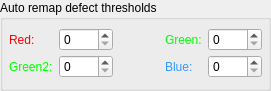
            <widget class="QGroupBox" name="grpRemapThr">
             <property name="geometry">
              <rect>
               <x>10</x>
               <y>150</y>
               <width>271</width>
               <height>91</height>
              </rect>
             </property>
             <property name="title">
              <string>Auto remap defect thresholds</string>
             </property>
             <layout class="QGridLayout" name="gridLayout_5">
              <property name="leftMargin">
               <number>6</number>
              </property>
              <property name="topMargin">
               <number>6</number>
              </property>
              <property name="rightMargin">
               <number>6</number>
              </property>
              <property name="bottomMargin">
               <number>6</number>
              </property>
              <property name="verticalSpacing">
               <number>2</number>
              </property>
              <item row="0" column="1">
               <widget class="QSpinBox" name="spbThrRed">
                <property name="toolTip">
                 <string>Threshold value in red channel 
for defective pixel auto remap</string>
                </property>
                <property name="maximum">
                 <number>2095</number>
                </property>
               </widget>
              </item>
              <item row="0" column="0">
               <widget class="QLabel" name="lblThrRed">
                <property name="palette">
                 <palette>
                  <active>
                   <colorrole role="WindowText">
                    <brush brushstyle="SolidPattern">
                     <color alpha="255">
                      <red>255</red>
                      <green>0</green>
                      <blue>0</blue>
                     </color>
                    </brush>
                   </colorrole>
                  </active>
                  <inactive>
                   <colorrole role="WindowText">
                    <brush brushstyle="SolidPattern">
                     <color alpha="255">
                      <red>255</red>
                      <green>0</green>
                      <blue>0</blue>
                     </color>
                    </brush>
                   </colorrole>
                  </inactive>
                  <disabled>
                   <colorrole role="WindowText">
                    <brush brushstyle="SolidPattern">
                     <color alpha="255">
                      <red>120</red>
                      <green>120</green>
                      <blue>120</blue>
                     </color>
                    </brush>
                   </colorrole>
                  </disabled>
                 </palette>
                </property>
                <property name="text">
                 <string>Red:</string>
                </property>
               </widget>
              </item>
              <item row="0" column="3">
               <widget class="QLabel" name="lblThrGreen">
                <property name="palette">
                 <palette>
                  <active>
                   <colorrole role="WindowText">
                    <brush brushstyle="SolidPattern">
                     <color alpha="255">
                      <red>0</red>
                      <green>255</green>
                      <blue>0</blue>
                     </color>
                    </brush>
                   </colorrole>
                  </active>
                  <inactive>
                   <colorrole role="WindowText">
                    <brush brushstyle="SolidPattern">
                     <color alpha="255">
                      <red>0</red>
                      <green>255</green>
                      <blue>0</blue>
                     </color>
                    </brush>
                   </colorrole>
                  </inactive>
                  <disabled>
                   <colorrole role="WindowText">
                    <brush brushstyle="SolidPattern">
                     <color alpha="255">
                      <red>120</red>
                      <green>120</green>
                      <blue>120</blue>
                     </color>
                    </brush>
                   </colorrole>
                  </disabled>
                 </palette>
                </property>
                <property name="toolTip">
                 <string/>
                </property>
                <property name="text">
                 <string>Green:</string>
                </property>
               </widget>
              </item>
              <item row="2" column="3">
               <widget class="QLabel" name="lblThrBlue">
                <property name="palette">
                 <palette>
                  <active>
                   <colorrole role="WindowText">
                    <brush brushstyle="SolidPattern">
                     <color alpha="255">
                      <red>51</red>
                      <green>153</green>
                      <blue>255</blue>
                     </color>
                    </brush>
                   </colorrole>
                  </active>
                  <inactive>
                   <colorrole role="WindowText">
                    <brush brushstyle="SolidPattern">
                     <color alpha="255">
                      <red>51</red>
                      <green>153</green>
                      <blue>255</blue>
                     </color>
                    </brush>
                   </colorrole>
                  </inactive>
                  <disabled>
                   <colorrole role="WindowText">
                    <brush brushstyle="SolidPattern">
                     <color alpha="255">
                      <red>120</red>
                      <green>120</green>
                      <blue>120</blue>
                     </color>
                    </brush>
                   </colorrole>
                  </disabled>
                 </palette>
                </property>
                <property name="toolTip">
                 <string/>
                </property>
                <property name="text">
                 <string>Blue:</string>
                </property>
               </widget>
              </item>
              <item row="2" column="0">
               <widget class="QLabel" name="lblThrGreen2">
                <property name="palette">
                 <palette>
                  <active>
                   <colorrole role="WindowText">
                    <brush brushstyle="SolidPattern">
                     <color alpha="255">
                      <red>0</red>
                      <green>255</green>
                      <blue>0</blue>
                     </color>
                    </brush>
                   </colorrole>
                  </active>
                  <inactive>
                   <colorrole role="WindowText">
                    <brush brushstyle="SolidPattern">
                     <color alpha="255">
                      <red>0</red>
                      <green>255</green>
                      <blue>0</blue>
                     </color>
                    </brush>
                   </colorrole>
                  </inactive>
                  <disabled>
                   <colorrole role="WindowText">
                    <brush brushstyle="SolidPattern">
                     <color alpha="255">
                      <red>120</red>
                      <green>120</green>
                      <blue>120</blue>
                     </color>
                    </brush>
                   </colorrole>
                  </disabled>
                 </palette>
                </property>
                <property name="text">
                 <string>Green2:</string>
                </property>
               </widget>
              </item>
              <item row="0" column="4">
               <widget class="QSpinBox" name="spbThrGreen">
                <property name="toolTip">
                 <string>Threshold value in green channel 
for defective pixel auto remap</string>
                </property>
                <property name="maximum">
                 <number>2095</number>
                </property>
               </widget>
              </item>
              <item row="2" column="4">
               <widget class="QSpinBox" name="spbThrBlue">
                <property name="toolTip">
                 <string>Threshold value in blue channel 
for defective pixel auto remap</string>
                </property>
                <property name="maximum">
                 <number>2095</number>
                </property>
               </widget>
              </item>
              <item row="2" column="1">
               <widget class="QSpinBox" name="spbThrGreen2">
                <property name="toolTip">
                 <string>Threshold value in green2 channel 
for defective pixel auto remap</string>
                </property>
                <property name="maximum">
                 <number>2095</number>
                </property>
               </widget>
              </item>
              <item row="0" column="2">
               <spacer name="horizontalSpacer_2">
                <property name="orientation">
                 <enum>Qt::Orientation::Horizontal</enum>
                </property>
                <property name="sizeHint" stdset="0">
                 <size>
                  <width>40</width>
                  <height>20</height>
                 </size>
                </property>
               </spacer>
              </item>
             </layout>
            </widget>
